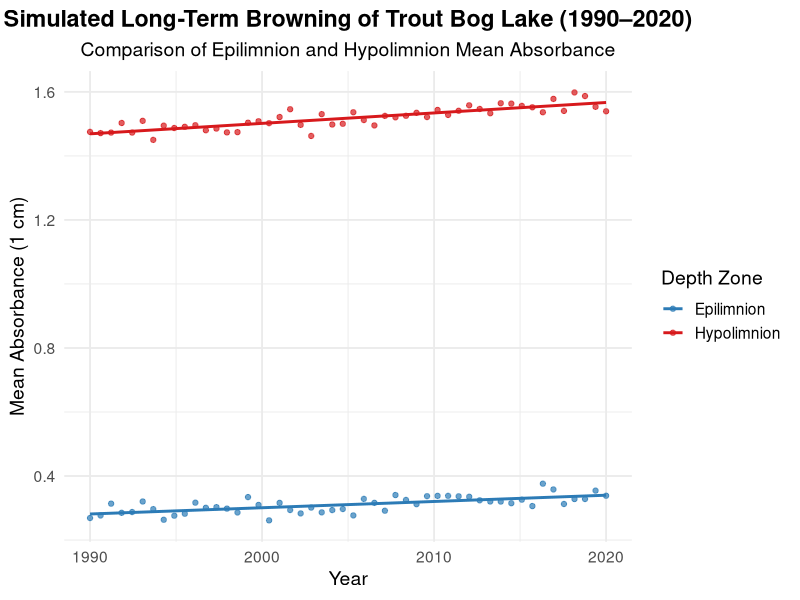

This figure's R source:
#######################
## Lecture 11/11/25 ###
#######################

# --- Week 11: Linear Models 2 --- #

## Extending the linear model to categorical variables
# Dummy variables 
# -> Created automatically when a factor is included in lm()
# -> or can be specified using factor()
# -> Reference level is the first level of the factor (alphabetically by default) 
# -> Compared to a reference level in lm() summary
# --> Example: mean of reference level = 114
# --> mean of treatment level = 124
# --> difference = 10
# --> Interpretation: treatment group has on average 10 units higher than reference group

## Combining categorical and continuous variables Analysis of Covariance (ANCOVA)
# Understand the effect of treatment (categorical) while controlling for a continuous variable (covariate)
# -> Example: effect of fertilizer type on plant growth while controlling for initial plant size

## Interpreting ANCOVA output
# Example 1: Mod1 <- lm(Y ~ Xcon * Xfac)
# -> Xcon is a continuous predictor, Xfac is a categorical predictor
# -> Y is the response variable
# -> The asterisk (*) indicates inclusion of both main effects and their interaction
# --> Main effect of Xfac: difference in Y between levels of Xfac when Xcon = 0
# --> Main effect of Xcon: change in Y for a one-unit increase in Xcon when Xfac is at reference level
# --> Interaction effect: how the effect of Xcon on Y changes across levels of Xfac

# Example 2: Mod2 <- lm( Y ~ Xcon + Xfac)
# -> Main effect of Xfac: difference in Y between levels of Xfac, averaged over all values of Xcon
# -> Main effect of Xcon: change in Y for a one-unit increase in Xcon, averaged over all levels of Xfac
# -> No interaction effect included

## -- One factor, multiple levels - Analysis of Variance (ANOVA) -- ##
# Also fits the lm() linear model framework

# Why generate a boxplot first beforehand?
# -> Visualize data distribution across groups
# -> Identify potential outliers !!
# -> Assess homogeneity of variances assumption
# -> Check for normality of residuals assumption

# Example: Mod3 <- lm(Y ~ Xfac)
# -> Xfac has more than two levels (e.g., A, B, C)
# -> ANOVA tests if there are significant differences in Y among the levels of Xfac

# Pair-wise contrasts
# -> Post-hoc tests (e.g., Tukey's HSD) to identify which specific groups differ
# --> Interpreting becomes difficult with many levels... why?
# ---> Increases the number of comparisons, raising the risk of Type I errors
# ---> Adjustments for multiple comparisons reduce statistical power

# Multiple comparison corrections
# -> Tukey's HSD, Bonferroni correction, etc.
# -> Control the family-wise error rate when conducting multiple pair-wise tests
# -> Important to avoid false positives in identifying significant differences
# -> Example in R: TukeyHSD(aov(Mod3))

# Estimate the means and CIs for each level
# -> Use emmeans package in R
# -> Example: emmeans(Mod3, ~ Xfac)
# -> Provides estimated marginal means and confidence intervals for each group
# -> Useful for visualizing group differences and uncertainty

# Checking ANOVA assumptions
# -> Normal distribution of residuals: Shapiro-Wilk test, Q-Q plots
# -> Homogeneity of variances: Levene's test, Bartlett's test, CARS package leveneTest()
# -> Independence of observations: study design consideration

# Data limitations
# -> What if we have two factors, each with multiple levels, and only one observation for each combination?
# -> Can we fit a model with interactions?
# --> No, we cannot estimate interaction effects with only one observation per combination
# -> What if we treat laser as a continuous numeric variable?
# --> Yes, you are reducing the number of parameters the model needs to estimate
# --> But be cautious, as this assumes a linear relationship!

# -------------------------------------------------------------------------- #

# Exercise: simulation and estimation of linear models with one categorical and one continuous predictor
# 1a. Using code from last week's homework, add a two level categorical X value and simulate sufficient data
# -> (say 100 observations total, split evenly between the two levels) to estimate the parameters of an
# -> ANCOVA model. You can decide whether there is an interaction or not (same slopes but different intercepts
# -> vs. different slopes and intercepts) or even whether the categorical variable matters at all.

# 1b. Write a brief (2-3 sentences) ecological scenario for these data and give the variables related names and units.
# -> Finish with an ecological question that fits the ANCOVA format.

# ===== Exercise 1a: ANCOVA Simulation ===== #
# Exercise: Simulation and estimation of linear models with one categorical and one continuous predictor
# Adapted for Trout Bog Lake: Epilimnion vs. Hypolimnion

# Ecological scenario:
# These simulated data represent mean water color (absorbance normalized to a 1 cm path length)
# measured in the epilimnion (surface layer) and hypolimnion (deep layer) of Trout Bog Lake, WI
# from 1990–2020. The hypolimnion is more isolated and often contains more dissolved organic matter,
# leading to darker color. We ask: does the rate of browning (increase in color) differ between layers?

set.seed(123)

# Continuous predictor: year (1990–2020)
year <- rep(seq(1990, 2020, length.out = 50), times = 2) # 50 observations per depth zone, total 100

# Categorical predictor: depth zone
depth_zone <- rep(c("Epilimnion", "Hypolimnion"), each = 50) # layers of lake, 50 observations each

# Define true model parameters
# Hypothesis: both zones are browning, but the hypolimnion is darker overall and increasing faster
intercept_epi <- -3.7      # Baseline intercept for epilimnion (chosen so predictions ≈ 0.25–0.35 absorbance)
slope_epi <- 0.0020        # Rate of increase in color per year for the epilimnion
intercept_hypo <- intercept_epi - 0.8   # Hypolimnion starts darker (lower intercept)
slope_hypo <- slope_epi + 0.0010        # Hypolimnion color increases faster (steeper slope)

# Simulate data with noise
mean_absorbance <- ifelse(
  depth_zone == "Epilimnion",
  intercept_epi + slope_epi * year + rnorm(50, 0, 0.02), # epilimnion, lighter and slower increase
  intercept_hypo + slope_hypo * year + rnorm(50, 0, 0.02) # hypolimnion, darker and faster increase
)

# Combine into dataframe
ancova_data <- data.frame(year, depth_zone, mean_absorbance)

# Fit ANCOVA model (with interaction term)
ancova_model <- lm(mean_absorbance ~ year * depth_zone, data = ancova_data)
summary(ancova_model)

# Plot simulated ANCOVA results
library(ggplot2)

ggplot(ancova_data, aes(x = year, y = mean_absorbance, color = depth_zone)) +
  geom_point(alpha = 0.7) +
  geom_smooth(method = "lm", se = FALSE, linewidth = 1) +
  scale_color_manual(values = c("#2C7BB6", "#D7191C")) +
  labs(
    title = "Simulated Long-Term Browning of Trout Bog Lake (1990–2020)",
    subtitle = "Comparison of Epilimnion and Hypolimnion Mean Absorbance",
    x = "Year",
    y = "Mean Absorbance (1 cm)",
    color = "Depth Zone"
  ) +
  theme_minimal(base_size = 14) +
  theme(
    plot.title = element_text(face = "bold", hjust = 0.5),
    plot.subtitle = element_text(hjust = 0.5)
  )

# ===== Exercise 1b: Ecological scenario ===== #
# This simulated data represents mean water color (absorbance, normalized to a 1 cm pathlength) 
# measured in the epilimnion and hypolimnion of Trout Bog Lake, Wisconsin, between 1990 and 2020. 
# Because the hypolimnion is permanently anoxic and rich in dissolved organic matter,
# it tends to have darker color than the epilimnion.

# Ecological Question: 
# -> Has water color (browning) increased over time in Trout Bog Lake,
# -> and does the rate of increase differ between the epilimnion and hypolimnion?
